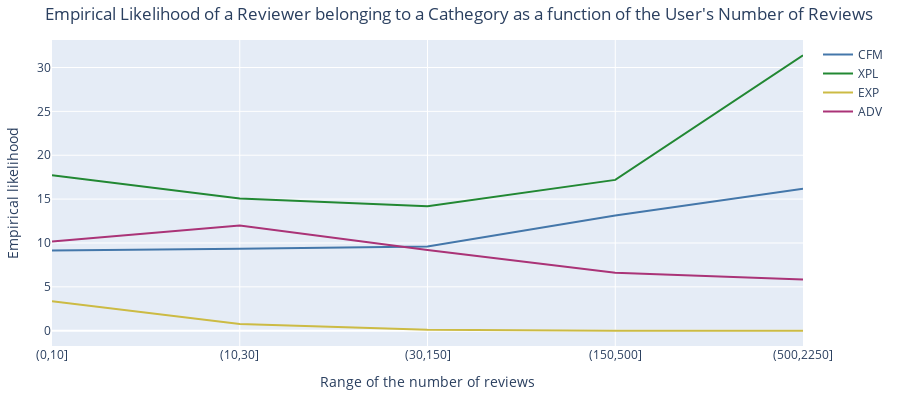

Notebook source saved alongside this figure:
### Code cell
n_reviews_intervals = [0, 10, 30, 150, 500, 2250]

percs2={
    "CFM_p": [],
    "XPL_p": [],
    "EXP_p": [],
    "ADV_p": []
}
bounds2=[]

for i in range(1, len(n_reviews_intervals)):
    lowerbound = n_reviews_intervals[i-1]
    upperbound = n_reviews_intervals[i]
    bounds2.append("(%d,%d]"%(lowerbound, upperbound))
    
    users_in_interval_df = users_with_reviews_df.query("@lowerbound < n_reviews and n_reviews <= @upperbound")
    
    percs2["CFM_p"].append(users_in_interval_df['is_cfm'].mean()*100)
    percs2["EXP_p"].append(users_in_interval_df['is_exp'].mean()*100)
    percs2["XPL_p"].append(users_in_interval_df['is_xpl'].mean()*100)
    percs2["ADV_p"].append(users_in_interval_df['is_adv'].mean()*100)
    
p_by_n_reviews_df = pd.DataFrame(
    data={"bounds": bounds2, 
          "CFM_p": percs2["CFM_p"], 
          "XPL_p": percs2["XPL_p"], 
          "EXP_p": percs2["EXP_p"],
          "ADV_p": percs2["ADV_p"]
          })

fig2 = go.Figure()

for name in percs2.keys():
    catname = name.split("_")[0]
    fig2.add_scatter(
        x=p_by_n_reviews_df.bounds.values,
        y=p_by_n_reviews_df[name].values,
        name=catname,
        mode="lines",
        marker_color=CMAP[catname])

fig2.update_layout(
    title_text="Empirical Likelihood of a Reviewer belonging to a Cathegory as a function of the User's Number of Reviews",
    yaxis_title="Empirical likelihood",
    xaxis_title="Range of the number of reviews",
    
    barmode='stack',
    
    width=900, height=400,
    margin=dict(l=20, r=20, t=40, b=40),
    #paper_bgcolor="rgba(0,0,0,0)",
    #plot_bgcolor="rgba(0,0,0,0)"
    )    

fig2.show()

### Figure 1 — Plotly figure (JSON) as saved in the notebook; plotly's stock layout.template omitted (floating-point values rounded to 4 significant figures)
{"data": [{"marker": {"color": "#4477AA"}, "mode": "lines", "name": "CFM", "type": "scatter", "x": ["(0,10]", "(10,30]", "(30,150]", "(150,500]", "(500,2250]"], "y": [9.154, 9.328, 9.611, 13.13, 16.18]}, {"marker": {"color": "#228833"}, "mode": "lines", "name": "XPL", "type": "scatter", "x": ["(0,10]", "(10,30]", "(30,150]", "(150,500]", "(500,2250]"], "y": [17.71, 15.08, 14.19, 17.19, 31.39]}, {"marker": {"color": "#CCBB44"}, "mode": "lines", "name": "EXP", "type": "scatter", "x": ["(0,10]", "(10,30]", "(30,150]", "(150,500]", "(500,2250]"], "y": [3.365, 0.7523, 0.1204, 0, 0]}, {"marker": {"color": "#AA3377"}, "mode": "lines", "name": "ADV", "type": "scatter", "x": ["(0,10]", "(10,30]", "(30,150]", "(150,500]", "(500,2250]"], "y": [10.17, 12.0, 9.189, 6.617, 5.825]}], "layout": {"barmode": "stack", "height": 400, "margin": {"b": 40, "l": 20, "r": 20, "t": 40}, "title": {"text": "Empirical Likelihood of a Reviewer belonging to a Cathegory as a function of the User's Number of Reviews"}, "width": 900, "xaxis": {"title": {"text": "Range of the number of reviews"}}, "yaxis": {"title": {"text": "Empirical likelihood"}}}}
